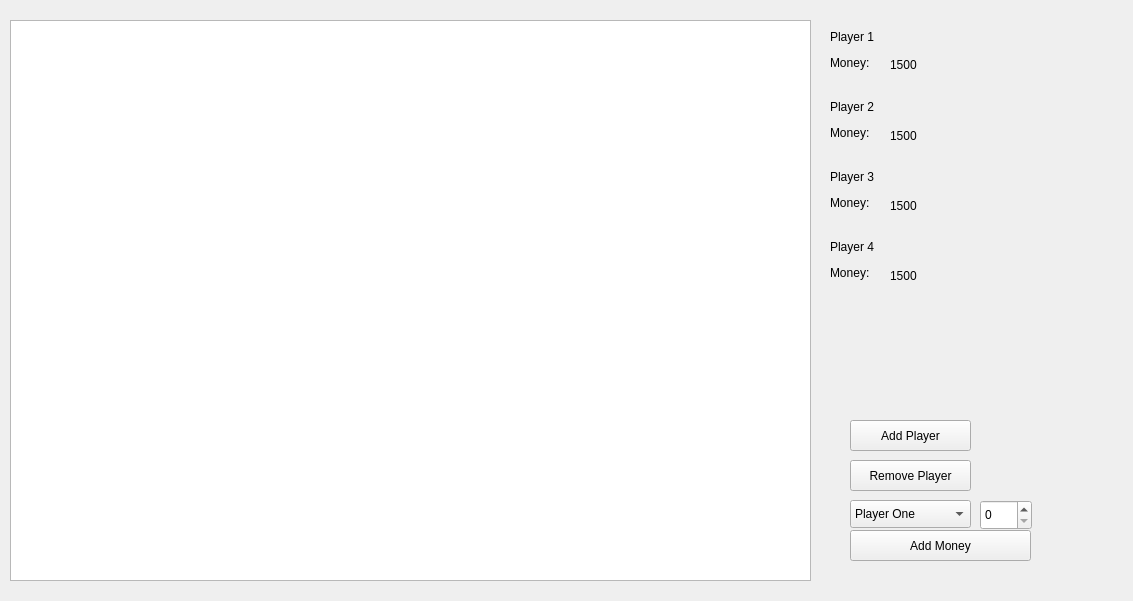
<?xml version="1.0" encoding="UTF-8"?>
<ui version="4.0">
 <class>Widget</class>
 <widget class="QWidget" name="Widget">
  <property name="geometry">
   <rect>
    <x>0</x>
    <y>0</y>
    <width>1133</width>
    <height>601</height>
   </rect>
  </property>
  <property name="sizePolicy">
   <sizepolicy hsizetype="Fixed" vsizetype="Fixed">
    <horstretch>0</horstretch>
    <verstretch>0</verstretch>
   </sizepolicy>
  </property>
  <property name="windowTitle">
   <string>Widget</string>
  </property>
  <widget class="QGraphicsView" name="graphicsView">
   <property name="geometry">
    <rect>
     <x>10</x>
     <y>20</y>
     <width>801</width>
     <height>561</height>
    </rect>
   </property>
  </widget>
  <widget class="QLabel" name="playerOne">
   <property name="geometry">
    <rect>
     <x>830</x>
     <y>20</y>
     <width>67</width>
     <height>61</height>
    </rect>
   </property>
   <property name="text">
    <string>&lt;html&gt;&lt;head/&gt;&lt;body&gt;&lt;p&gt;Player 1&lt;/p&gt;&lt;p&gt;Money:&lt;/p&gt;&lt;/body&gt;&lt;/html&gt;</string>
   </property>
  </widget>
  <widget class="QLabel" name="playerTwo">
   <property name="geometry">
    <rect>
     <x>830</x>
     <y>90</y>
     <width>67</width>
     <height>61</height>
    </rect>
   </property>
   <property name="text">
    <string>&lt;html&gt;&lt;head/&gt;&lt;body&gt;&lt;p&gt;Player 2&lt;/p&gt;&lt;p&gt;Money:&lt;/p&gt;&lt;/body&gt;&lt;/html&gt;</string>
   </property>
  </widget>
  <widget class="QLabel" name="playerThree">
   <property name="geometry">
    <rect>
     <x>830</x>
     <y>160</y>
     <width>67</width>
     <height>61</height>
    </rect>
   </property>
   <property name="text">
    <string>&lt;html&gt;&lt;head/&gt;&lt;body&gt;&lt;p&gt;Player 3&lt;/p&gt;&lt;p&gt;Money:&lt;/p&gt;&lt;/body&gt;&lt;/html&gt;</string>
   </property>
  </widget>
  <widget class="QLabel" name="playerFour">
   <property name="geometry">
    <rect>
     <x>830</x>
     <y>230</y>
     <width>67</width>
     <height>61</height>
    </rect>
   </property>
   <property name="text">
    <string>&lt;html&gt;&lt;head/&gt;&lt;body&gt;&lt;p&gt;Player 4&lt;/p&gt;&lt;p&gt;Money:&lt;/p&gt;&lt;/body&gt;&lt;/html&gt;</string>
   </property>
  </widget>
  <widget class="QLabel" name="plOneMoney">
   <property name="geometry">
    <rect>
     <x>890</x>
     <y>49</y>
     <width>67</width>
     <height>31</height>
    </rect>
   </property>
   <property name="text">
    <string>1500</string>
   </property>
  </widget>
  <widget class="QLabel" name="plTwoMoney">
   <property name="geometry">
    <rect>
     <x>890</x>
     <y>120</y>
     <width>67</width>
     <height>31</height>
    </rect>
   </property>
   <property name="text">
    <string>1500</string>
   </property>
  </widget>
  <widget class="QLabel" name="plThreeMoney">
   <property name="geometry">
    <rect>
     <x>890</x>
     <y>190</y>
     <width>67</width>
     <height>31</height>
    </rect>
   </property>
   <property name="text">
    <string>1500</string>
   </property>
  </widget>
  <widget class="QLabel" name="plFourMoney">
   <property name="geometry">
    <rect>
     <x>890</x>
     <y>260</y>
     <width>67</width>
     <height>31</height>
    </rect>
   </property>
   <property name="text">
    <string>1500</string>
   </property>
  </widget>
  <widget class="QPushButton" name="removePl">
   <property name="geometry">
    <rect>
     <x>850</x>
     <y>460</y>
     <width>121</width>
     <height>31</height>
    </rect>
   </property>
   <property name="text">
    <string>Remove Player</string>
   </property>
  </widget>
  <widget class="QPushButton" name="addMoneyButton">
   <property name="geometry">
    <rect>
     <x>850</x>
     <y>530</y>
     <width>181</width>
     <height>31</height>
    </rect>
   </property>
   <property name="text">
    <string>Add Money</string>
   </property>
  </widget>
  <widget class="QComboBox" name="playerAddMoney">
   <property name="geometry">
    <rect>
     <x>850</x>
     <y>500</y>
     <width>121</width>
     <height>28</height>
    </rect>
   </property>
   <item>
    <property name="text">
     <string>Player One</string>
    </property>
   </item>
   <item>
    <property name="text">
     <string>Player Two</string>
    </property>
   </item>
  </widget>
  <widget class="QSpinBox" name="addMoneyAmount">
   <property name="geometry">
    <rect>
     <x>980</x>
     <y>500</y>
     <width>52</width>
     <height>30</height>
    </rect>
   </property>
  </widget>
  <widget class="QPushButton" name="addPlayer">
   <property name="geometry">
    <rect>
     <x>850</x>
     <y>420</y>
     <width>121</width>
     <height>31</height>
    </rect>
   </property>
   <property name="text">
    <string>Add Player</string>
   </property>
  </widget>
 </widget>
 <layoutdefault spacing="6" margin="11"/>
 <resources/>
 <connections/>
</ui>
